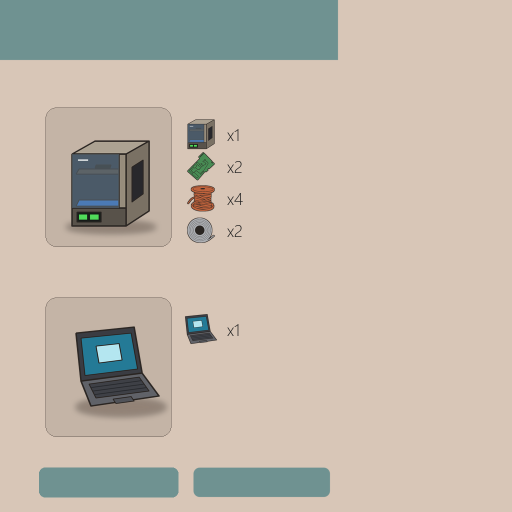
#> input picture Resources/BookPage.png, 1024 x 1024 px (shown at 1/2 size)
$ python book_page.py ../Resources/BookPage.png ../Resources/BookPage.png ../Resources/BookPage.png
#> lines starting #> are read from the running program, lines starting #| are printed output that depends on the picture
import sys
from PIL import Image, ImageDraw, ImageFilter, ImageFont

base_path, out_path = sys.argv[1], sys.argv[2]
S = 4
INK = (42, 37, 34, 255)
BG = (216, 198, 183, 255)
BOX = (196, 180, 166, 255)
TEAL = (111, 146, 145, 255)
FONT = ImageFont.truetype("C:/Windows/Fonts/segoeuil.ttf", 34)


def canvas(w, h):
    return Image.new("RGBA", (w * S, h * S), (0, 0, 0, 0))


def poly(d, pts, fill, width=3):
    d.polygon([(x * S, y * S) for x, y in pts], fill=fill)
    d.line([(x * S, y * S) for x, y in pts + [pts[0]]], fill=INK, width=width * S, joint="curve")


def finish(img, w, h, shadow=None):
    out = Image.new("RGBA", img.size, (0, 0, 0, 0))
    if shadow:
        sh = Image.new("RGBA", img.size, (0, 0, 0, 0))
        ImageDraw.Draw(sh).ellipse([v * S for v in shadow], fill=(90, 75, 65, 120))
        out.alpha_composite(sh.filter(ImageFilter.GaussianBlur(6 * S)))
    out.alpha_composite(img)
    return out.resize((w, h), Image.LANCZOS)


def printer(w=250, h=278, shadow=True):
    img = canvas(w, h)
    d = ImageDraw.Draw(img)
    metal, metal_dark, side = (150, 140, 124, 255), (88, 82, 74, 255), (122, 113, 100, 255)
    poly(d, [(52, 92), (98, 66), (206, 66), (160, 92)], (172, 162, 146, 255))
    poly(d, [(160, 92), (206, 66), (206, 206), (160, 236)], side)
    poly(d, [(172, 118), (194, 104), (194, 172), (172, 188)], (40, 40, 44, 255), 2)
    poly(d, [(52, 92), (160, 92), (160, 236), (52, 236)], (46, 52, 62, 255))
    poly(d, [(60, 132), (146, 132), (152, 122), (66, 122)], (70, 64, 60, 255), 2)
    poly(d, [(98, 120), (128, 120), (130, 114), (100, 114)], (40, 38, 36, 255), 2)
    poly(d, [(60, 196), (148, 196), (154, 184), (66, 184)], (46, 96, 168, 255), 2)
    poly(d, [(52, 200), (160, 200), (160, 236), (52, 236)], metal_dark)
    poly(d, [(62, 208), (110, 208), (110, 228), (62, 228)], (24, 30, 26, 255), 2)
    d.rectangle([66 * S, 213 * S, 82 * S, 223 * S], fill=(80, 220, 90, 255))
    d.rectangle([88 * S, 213 * S, 105 * S, 223 * S], fill=(80, 220, 90, 255))
    poly(d, [(146, 92), (160, 92), (160, 200), (146, 200)], metal)
    glass = Image.new("RGBA", img.size, (0, 0, 0, 0))
    ImageDraw.Draw(glass).polygon([(x * S, y * S) for x, y in [(52, 92), (146, 92), (146, 200), (52, 200)]], fill=(150, 190, 215, 70))
    img.alpha_composite(glass)
    d.line([(64 * S, 104 * S), (84 * S, 104 * S)], fill=(230, 240, 245, 200), width=3 * S)
    return finish(img, w, h, (40, 226, 220, 250) if shadow else None)


def laptop(w=250, h=278, shadow=True):
    img = canvas(w, h)
    d = ImageDraw.Draw(img)
    poly(d, [(60, 70), (176, 58), (192, 150), (70, 166)], (58, 60, 66, 255))
    poly(d, [(70, 80), (170, 70), (183, 142), (78, 155)], (36, 122, 150, 255), 2)
    poly(d, [(100, 96), (146, 91), (152, 124), (106, 130)], (180, 230, 240, 255), 2)
    poly(d, [(70, 166), (192, 150), (226, 196), (90, 216)], (96, 98, 104, 255))
    poly(d, [(86, 172), (186, 158), (206, 186), (100, 200)], (62, 64, 70, 255), 2)
    for i in range(1, 4):
        a = (86 + 14 * i * 0.33, 172 + 28 * i / 4)
        d.line([((86 + (100 - 86) * i / 4) * S, (172 + (200 - 172) * i / 4) * S), ((186 + (206 - 186) * i / 4) * S, (158 + (186 - 158) * i / 4) * S)], fill=(40, 42, 46, 255), width=2 * S)
    poly(d, [(134, 202), (170, 197), (176, 206), (140, 211)], (80, 82, 88, 255), 2)
    return finish(img, w, h, (60, 200, 240, 236) if shadow else None)


def small(img, w=64):
    img = img.crop(img.getbbox())
    return img.resize((w, int(w * img.height / img.width)), Image.LANCZOS)


def tinted(path, fill, w=76):
    src = Image.open(path).convert("RGBA")
    src = src.resize((w * S, w * S), Image.LANCZOS)
    alpha = src.getchannel("A").point(lambda a: 255 if a > 100 else 0)
    outside = Image.new("L", (alpha.width + 2, alpha.height + 2), 0)
    outside.paste(alpha, (1, 1))
    ImageDraw.floodfill(outside, (0, 0), 128)
    sil = outside.crop((1, 1, alpha.width + 1, alpha.height + 1)).point(lambda v: 0 if v == 128 else 255)
    border = sil.filter(ImageFilter.MaxFilter(2 * S + 1))
    out = Image.new("RGBA", src.size, (0, 0, 0, 0))
    out.paste(Image.new("RGBA", src.size, INK), (0, 0), border)
    out.paste(Image.new("RGBA", src.size, fill), (0, 0), alpha)
    return out.resize((w, w), Image.LANCZOS)


page = Image.open(base_path).convert("RGBA")
d = ImageDraw.Draw(page)
d.rectangle([80, 200, 1000, 900], fill=BG)
d.rounded_rectangle([78, 935, 356, 994], radius=12, fill=TEAL)
for top in (215, 595):
    d.rounded_rectangle([91, top, 342, top + 278], radius=22, fill=BOX, outline=(110, 98, 90, 255), width=1)
page.alpha_composite(printer(), (92, 216))
#> in printer, `img = canvas(w, h)`: img: PIL image 1000x1112 RGBA; every value is 0
#> in printer, `ImageDraw.Draw(glass).polygon([(x * S, y * S) for x, y in [(52, 92), (..`:
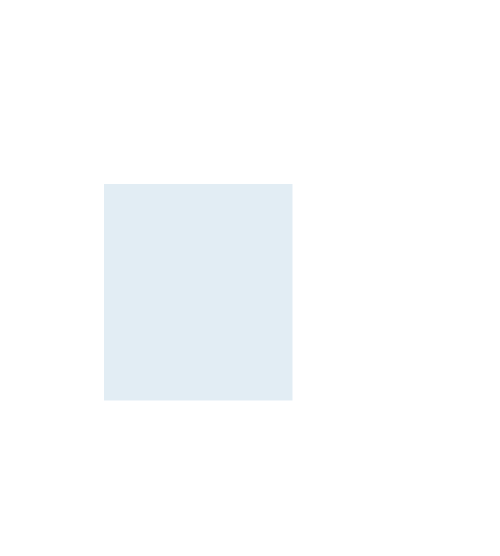
#> glass: PIL image 1000x1112 RGBA (shown at 1/2 size); mean R, G, B, A 22, 27.9, 31.6, 10.3; transparent parts drawn white
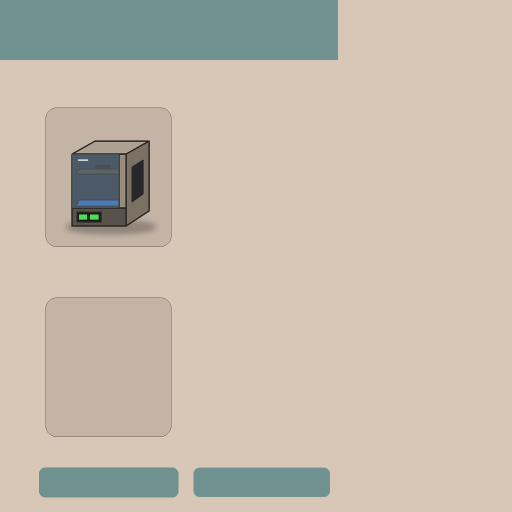
#> page: PIL image 1024x1024 RGBA (shown at 1/2 size); mean R, G, B, A 199, 187.6, 174.6, 255
page.alpha_composite(laptop(), (92, 596))
#> call 2 of finish, with w = 250, h = 278, shadow = (60, 200, 240, 236)
#> in finish (call 2), `ImageDraw.Draw(sh).ellipse([v * S for v in shadow], fill=(90, 75, 65, ..`:
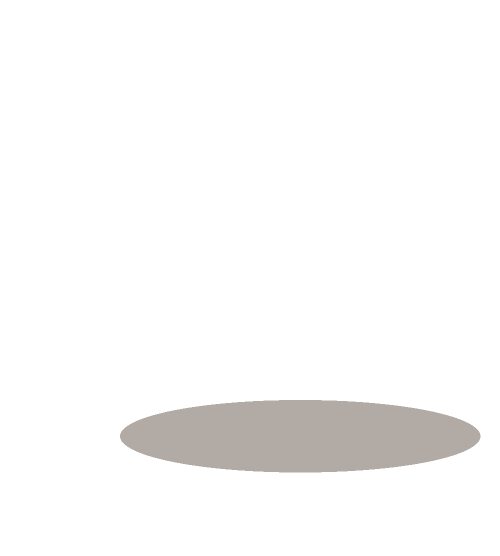
#> sh: PIL image 1000x1112 RGBA (shown at 1/2 size); mean R, G, B, A 6.7, 5.5, 4.8, 8.9; transparent parts drawn white
#> in finish (call 2), `out.alpha_composite(img)`:
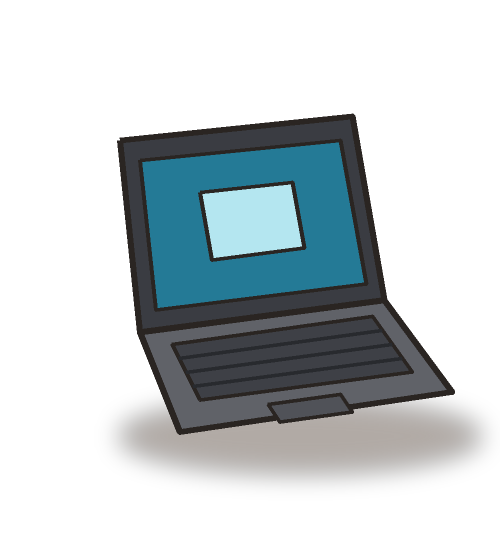
#> out: PIL image 1000x1112 RGBA (shown at 1/2 size); mean R, G, B, A 22.4, 29.5, 31.9, 76.5; transparent parts drawn white

assets = sys.argv[3]
rows = [
    (small(printer(shadow=False), 56), 1),
    (tinted(f"{assets}/icon416.png", (72, 140, 84, 255)), 2),
    (tinted(f"{assets}/icon418.png", (190, 98, 60, 255)), 4),
    (tinted(f"{assets}/icon419.png", (170, 172, 176, 255)), 2),
]
#> call 3 of finish, with w = 250, h = 278
#> in finish (call 3), `return out.resize((w, h), Image.LANCZOS)`:
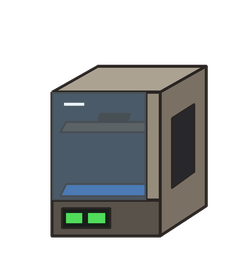
#> returned value: PIL image 250x278 RGBA; mean R, G, B, A 33.9, 35.3, 34.9, 94.6; transparent parts drawn white
#> in small, `img = img.crop(img.getbbox())`:
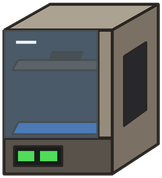
#> img: PIL image 162x178 RGBA; mean R, G, B, A 81.7, 85, 84.2, 228; transparent parts drawn white
#> in small, `return img.resize((w, int(w * img.height / img.width)), Image.LANCZOS)`:
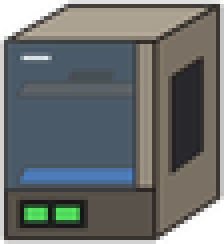
#> returned value: PIL image 56x61 RGBA (shown 4 times larger); mean R, G, B, A 82, 85.4, 84.5, 228.2; transparent parts drawn white
#> (the run stopped early here; a loop or call above may not have finished)
